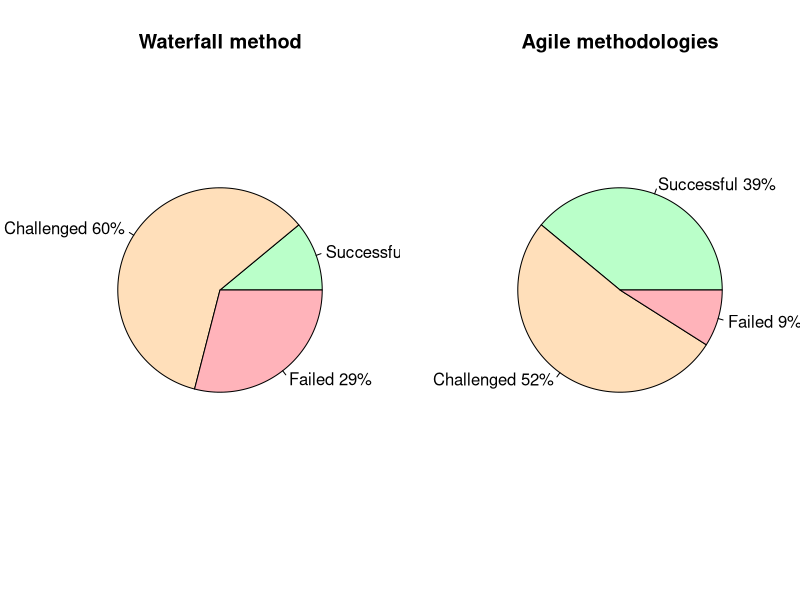

Recreate this plot in R.
fn <- function(values, title) {
  labels <- c("Successful", "Challenged", "Failed")
  labels <- paste(labels, values)
  labels <- paste(labels, "%", sep="")
  pie(values, labels=labels, main=title, col=c("#baffc9", "#ffdfba", "#ffb3ba"))
} 

# Display both pie charts side by side.
par(mfcol=c(1, 2))
waterfall <- fn(c(11, 60, 29), "Waterfall method")
agile <- fn(c(39, 52, 9), "Agile methodologies")